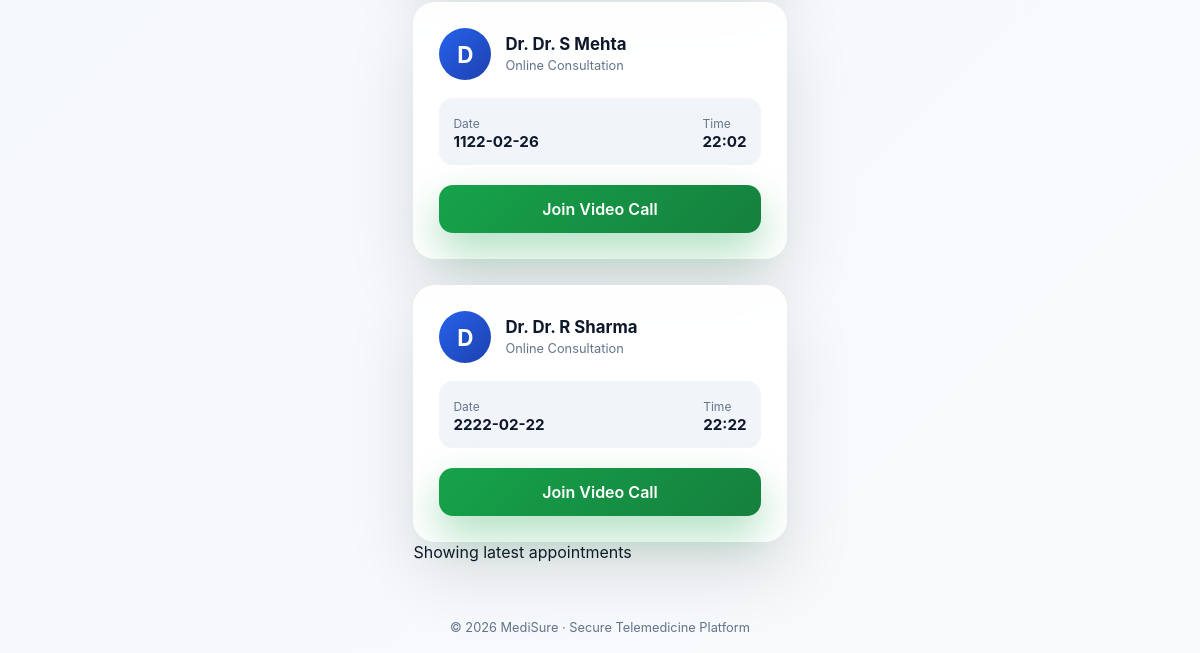
/my-appointments (signed in, lower part), run on an earlier commit of the app's database.
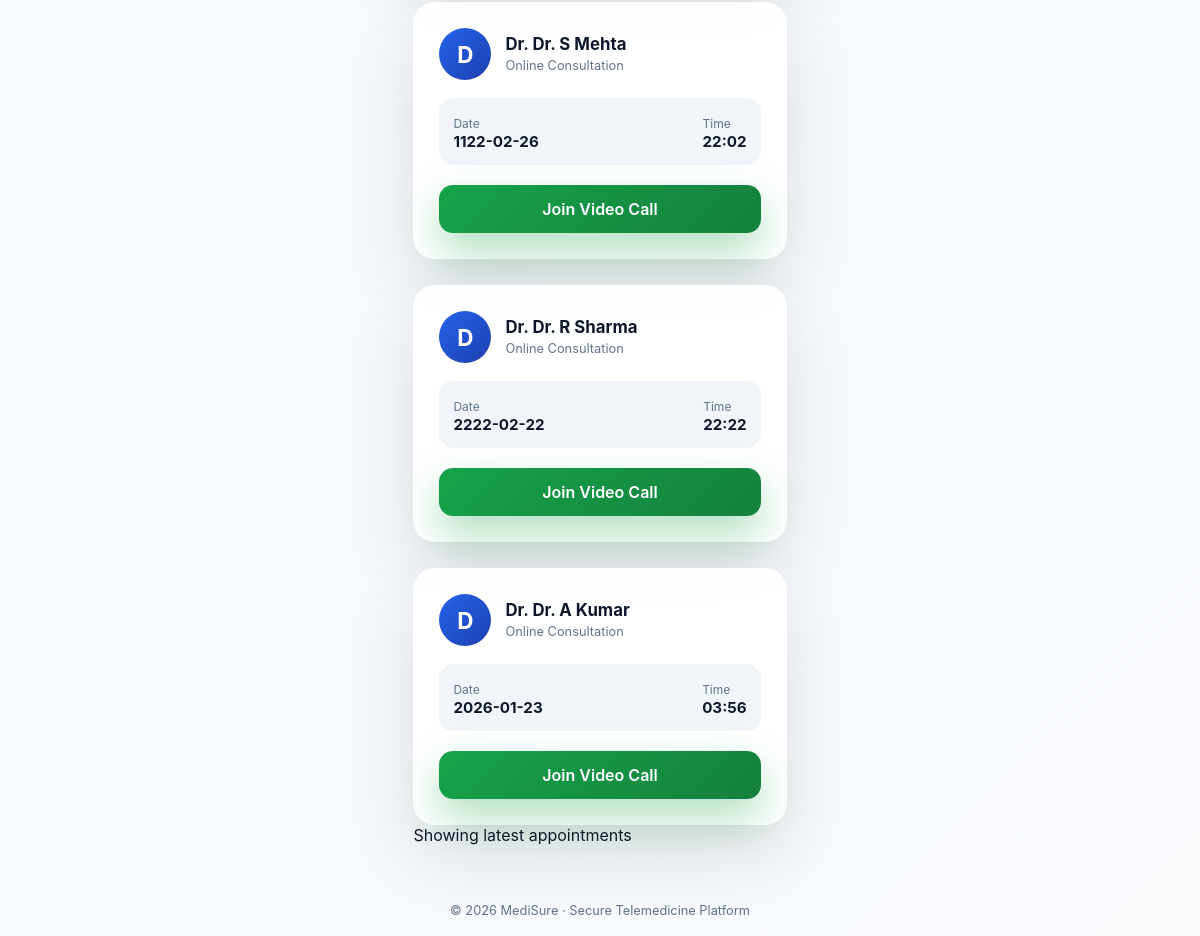
And on a later commit of the database.
### tables this page shows
CREATE TABLE appointments (
    id INTEGER PRIMARY KEY AUTOINCREMENT,
    user_id INTEGER NOT NULL,
    doctor_id INTEGER NOT NULL,
    appointment_date TEXT NOT NULL,
    appointment_time TEXT NOT NULL,
    status TEXT DEFAULT 'Booked'
, zoom_link TEXT);

CREATE TABLE doctors (
    id INTEGER PRIMARY KEY AUTOINCREMENT,
    name TEXT NOT NULL,
    specialization TEXT NOT NULL,
    email TEXT NOT NULL
);

### app.py (the view)
@app.route("/my-appointments")
def my_appointments():
    if "user_id" not in session:
        return redirect("/login")
    conn = sqlite3.connect("database.db")
    cur = conn.cursor()
    cur.execute("""
        SELECT
            d.name,
            a.appointment_date,
            a.appointment_time,
            a.zoom_link
        FROM appointments a
        JOIN doctors d ON a.doctor_id = d.id
        WHERE a.user_id = ?
    """, (session["user_id"],))
    appointments = cur.fetchall()
    conn.close()
    appointments = appointments[5:]
    return render_template(
        "my_appointments.html",
        appointments=appointments
    )

### templates/my_appointments.html (shortened to what this page needs)
<!DOCTYPE html>
<html lang="en">
<head>
    <link rel="stylesheet" href="/static/my_appointments.css">
</head>
<body>
<main class="main">
    {% if appointments %}
    <div class="appointments-grid">
        {% for appointment in appointments %}
        <div class="appointment-card">
            <div class="doctor-section">
                <div class="avatar">
                    {{ appointment[0][0] }}
                </div>
                <div>
                    <h3>Dr. {{ appointment[0] }}</h3>
                    <span class="speciality">Online Consultation</span>
                </div>
            </div>
            <div class="details">
                <div>
                    <span>Date</span>
                    <strong>{{ appointment[1] }}</strong>
                </div>
                <div>
                    <span>Time</span>
                    <strong>{{ appointment[2] }}</strong>
                </div>
            </div>
            <div class="actions">
                <a href="{{ appointment[3] }}" target="_blank" class="join-btn">
                    Join Video Call
                </a>
            </div>
        </div>
        {% endfor %}
    </div>
    {% if appointments|length > 5 %}
        <p class="note">Showing latest appointments</p>
    {% endif %}
    {% else %}
        <div class="empty-state">
            <h3>No Appointments Found</h3>
            <p>You currently have no scheduled consultations.</p>
            <a href="/consult-doctor" class="book-btn">Book Appointment</a>
        </div>
    {% endif %}
</main>
<footer class="footer">
    © 2026 MediSure · Secure Telemedicine Platform
</footer>
</body>
</html>

### static/my_appointments.css (style rules this page uses)
* { margin: 0; padding: 0; box-sizing: border-box; font-family: "Inter", "Segoe UI", sans-serif; }
body { background: linear-gradient(135deg, #eef4ff, #f8fafc); color: #0f172a; min-height: 100vh; display: flex; flex-direction: column; }
.main { flex: 1; padding: 40px 20px; max-width: 1200px; margin: auto; }
.appointments-grid { display: grid; grid-template-columns: repeat(auto-fit, minmax(300px, 1fr)); gap: 26px; }
.appointment-card { background: rgba(255,255,255,0.92); backdrop-filter: blur(12px); border-radius: 22px; padding: 26px; box-shadow: 0 30px 70px rgba(0,0,0,0.12); transition: transform 0.25s ease; }
.doctor-section { display: flex; align-items: center; margin-bottom: 18px; }
.avatar { width: 52px; height: 52px; border-radius: 50%; background: linear-gradient(135deg, #2563eb, #1e40af); color: white; font-size: 1.4rem; font-weight: 700; display: flex; align-items: center; justify-content: center; margin-right: 14px; }
.doctor-section h3 { font-size: 1.05rem; }
.speciality { font-size: 0.8rem; color: #64748b; }
.details { display: flex; justify-content: space-between; background: #f1f5f9; padding: 14px; border-radius: 14px; margin-bottom: 20px; }
.details span { font-size: 0.75rem; color: #64748b; }
.details strong { display: block; font-size: 0.95rem; }
.join-btn { display: block; width: 100%; text-align: center; padding: 14px; background: linear-gradient(135deg, #16a34a, #15803d); color: white; border-radius: 14px; text-decoration: none; font-weight: 600; box-shadow: 0 18px 40px rgba(22,163,74,0.35); }
.footer { text-align: center; padding: 18px; font-size: 0.8rem; color: #64748b; }

What changed in the data, as far as the page shows it:
added appointments: name "D", name "Dr. A Kumar", appointment_date "2026-01-23", appointment_time "03:56"
